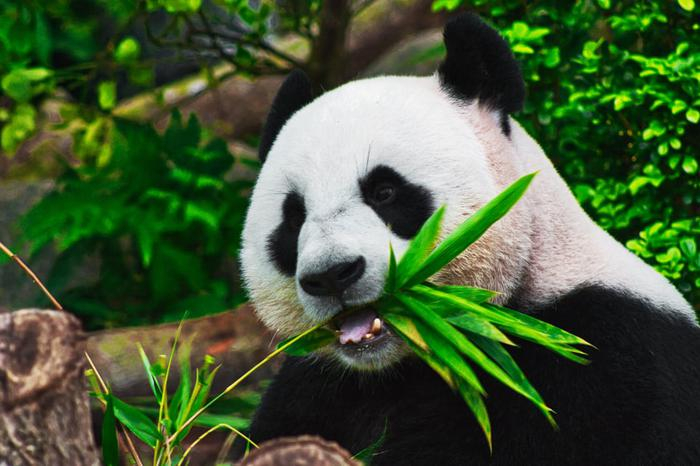
#> input picture opencv/images/original.jpg, 700 x 466 px; the run also reads 1 picture not shown here
$ python main.py
#> lines starting #> are read from the running program, lines starting #| are printed output that depends on the picture; pictures that were not available may be replaced by others from this repository, and a replacement may not be noted
### opencv/display.py
import matplotlib.pyplot as plt
import cv2
from mse import mse

# Visual plot of difference between images
def display(img1_path, img2_path):
#> called with img1_path = 'images/original.jpg', img2_path = 'images/copy.jpg'
    img1 = cv2.imread(img1_path)
#> img1 is the input picture: shape (466, 700, 3); mean B, G, R 54.7, 89.4, 68.8
    img2 = cv2.imread(img2_path)

    # Check if images are loaded successfully
    if img1 is None or img2 is None:
        print(f"Error loading images: {img1_path} or {img2_path}")
        return

    # Mean squared error
    error = mse(img1, img2)
#> in mse, `err = np.sum((imageA.astype("float") - imageB.astype("float")) ** 2)`: err = 0
#> error = 0

    print(f"MSE: {error:.2f}")
#| MSE: 0.00

    # Absolute difference image
    diff_image = cv2.absdiff(img1, img2)
#> diff_image: shape (466, 700, 3); every value is 0

    plt.figure(figsize=(15, 10))

    # Display image 1
    plt.subplot(2, 2, 1)
    plt.title("Image 1")
    plt.imshow(cv2.cvtColor(img1, cv2.COLOR_BGR2RGB))
    plt.axis('off')

    # Display image 2
    plt.subplot(2, 2, 2)
    plt.title("Image 2")
    plt.imshow(cv2.cvtColor(img2, cv2.COLOR_BGR2RGB))
    plt.axis('off')

    # Display difference image
    plt.subplot(2, 2, (3, 4))
    plt.title(f'Difference Image\nMSE: {error:.2f}')
    plt.imshow(cv2.cvtColor(diff_image, cv2.COLOR_BGR2RGB))
    plt.axis('off')

    plt.tight_layout()
    plt.show()
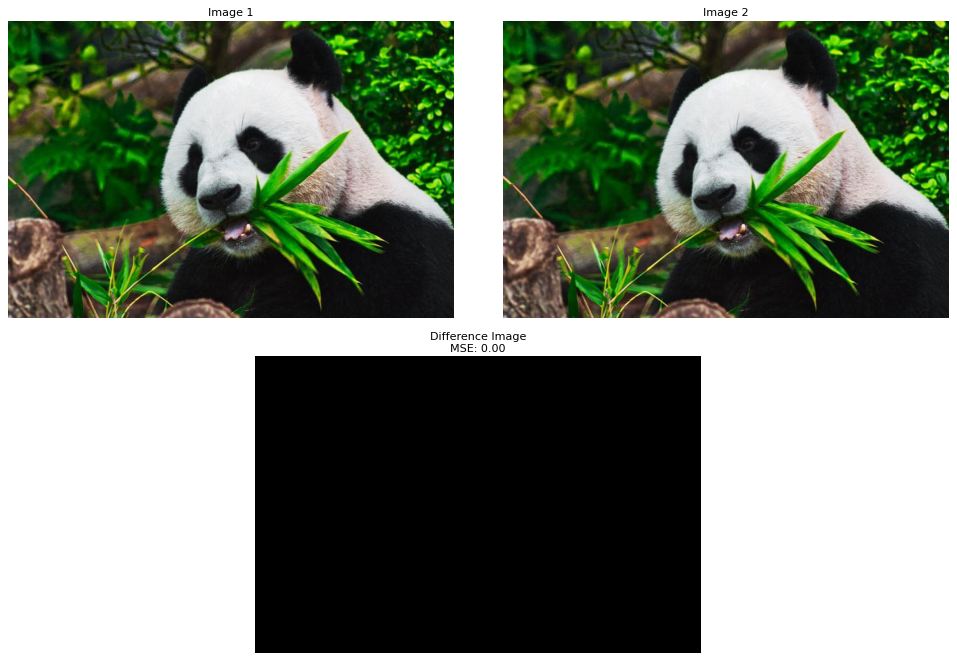
#> figure drawn by matplotlib, 3 panels

### opencv/mse.py
import numpy as np

# Compute the squared differences for each pixel
def mse(imageA, imageB):
    err = np.sum((imageA.astype("float") - imageB.astype("float")) ** 2)
    # Normalize by total number of pixels
    err /= float(imageA.shape[0] * imageA.shape[1] * imageA.shape[2])
    return err

# [8 lines of commented-out code are left out]

### opencv/main.py
from display import display

def main():
    base_image_path = "images/original.jpg"
    suffixes = [
        "copy",
        "contrasted",
        "grayscaled",
        "disturbed",
        "single gray pixel",
        "single white pixel",
        "vehicle"
    ]

    for suffix in suffixes:
        img2_path = f"images/{suffix}.jpg"
        display(base_image_path, img2_path)
#> pass 2 of the loop in main, `for suffix in suffixes:`:
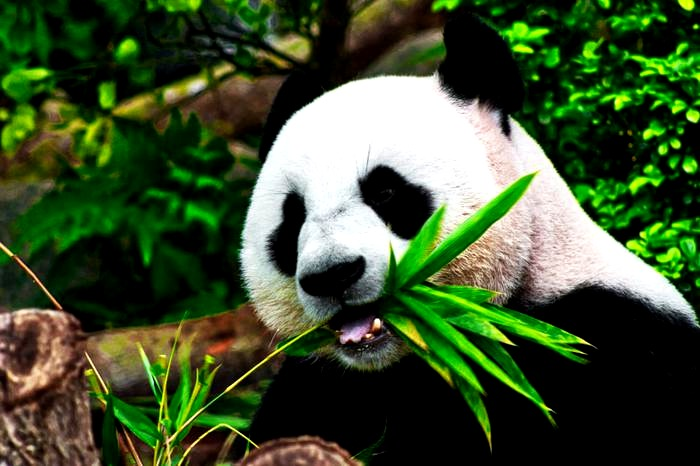
#> input picture opencv/images/contrasted.jpg, 700 x 466 px
#> in display, img2 is the input picture: shape (466, 700, 3); mean B, G, R 46.5, 80.2, 61.9
#> error = 359.6
#| MSE: 359.57
#> in display (call 2), `diff_image = cv2.absdiff(img1, img2)`:
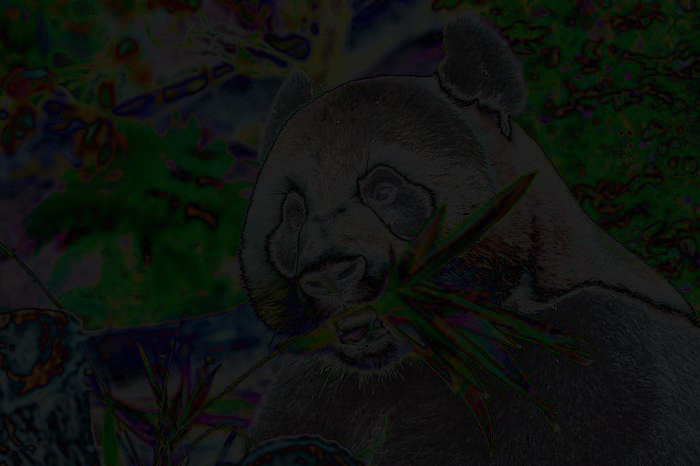
#> diff_image: shape (466, 700, 3); mean B, G, R 15.3, 18.9, 15.3
#> in display (call 2), `plt.show()`:
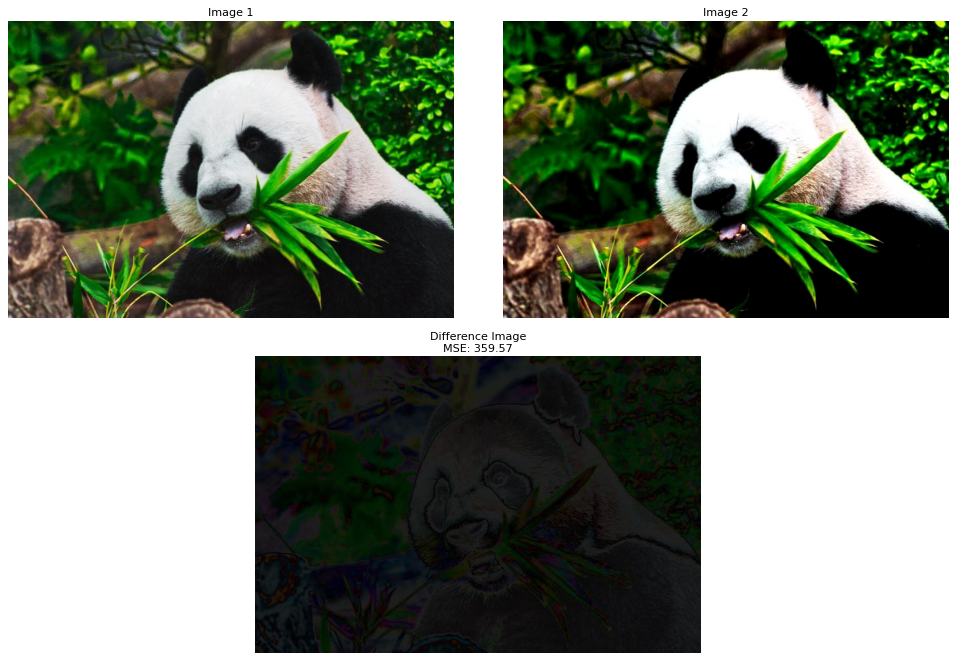
#> figure drawn by matplotlib, 3 panels

if __name__ == "__main__":
    main()
